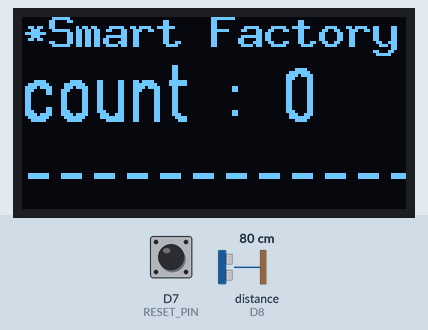
This sketch was run on a simulated ESP8266 (NodeMCU). On the bench: 128×64 one-colour display. Wiring (inferred from the names in the program): ultrasonic range finder: trigger GPIO 3; echo D8. The inputs (shaded band) are chosen by the test bench; at power-on: distance to the obstacle (sensor on D8) 80 cm, D7 (RESET_PIN) HIGH. The echo pulse lasts 58.3 µs per cm; what the sketch prints to the serial monitor is not drawn.

Above: at 1.2 s.
1.3 s: distance to the obstacle (sensor on D8) set to 34 cm
2.8 s: distance to the obstacle (sensor on D8) set to 28 cm
At 3.6 s:
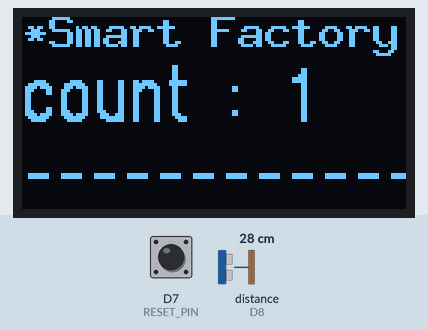
5.3 s: D7 (RESET_PIN) pulled LOW for 1 s
At 7.7 s:
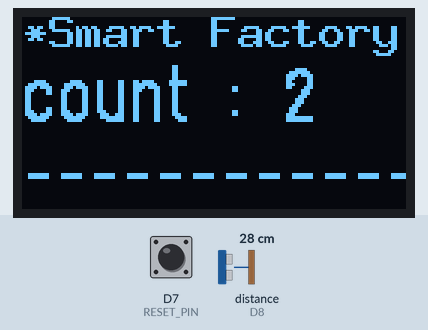
Timing chart, 0 to 9.2 s (numbered marks = the images above; inputs shaded):
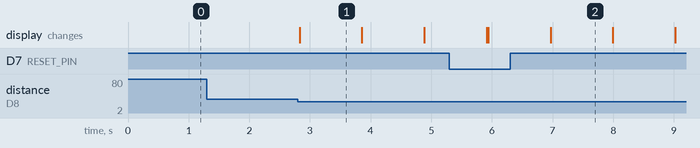

The sketch:

smart_factory.ino
```cpp
/******************************************************************************************
* FileName: smart_factory
* Description : 스마트팩토리 카운터 코딩키트(초음파 센서 버전)
* Author : 위대원
* Created Date : 2021.09.17
* Reference :
* modified : 2021.09.14 : WDW : 최초 작성
******************************************************************************************/


#include "oled_u8g2.h"
OLED_U8G2 oled;
int RESET_PIN = D7;                     // 카운트 리셋핀 (D7 = 파란 버튼)
int TRIG = D9;                          // TRIG 핀 설정 (초음파 보내는 핀)
int ECHO = D8;                          // ECHO 핀 설정 (초음파 받는 핀)

int count = 0;                          // 카운터용 변수
char temp_buffer[255] = {0, };          // 포멧팅용 임시 버퍼
int pre_time = 0;                       // 이전에 물건이 지나간 시간

void oled_show(int count)
{
  sprintf(temp_buffer, "count : %d", count);
  oled.setLine(1, "*Smart Factory");
  oled.setLine(2, temp_buffer);
  oled.setLine(3, "-------------");
  oled.display();
}

void setup()
{
  Serial.begin(115200);                 // 시리얼 통신 준비
  oled.setup();                         // OLED 셋업
  pinMode(TRIG, OUTPUT);                // 초음파 송신, 핀모드설정
  pinMode(ECHO, INPUT);                 // 초음파 수신, 핀모드설정
  pinMode(RESET_PIN, INPUT);            // 리셋버튼, 핀모드설정

  oled_show(count);
}

void loop()
{
  long duration, distance;
  digitalWrite(TRIG, LOW);
  delayMicroseconds(2);
  digitalWrite(TRIG, HIGH);
  delayMicroseconds(10);
  digitalWrite(TRIG, LOW);

  duration = pulseIn (ECHO, HIGH);    // 물체에 반사되어돌아온 초음파의 시간을 저장
  distance = duration * 17 / 1000;    // 측정된 값을 Cm 로 변환하기 위해 공식을 대입
  Serial.println(distance);

  if(distance < 30)
  {
    int now_time = millis();
    if(now_time - pre_time > 500)
    {
      count += 1;

      Serial.print("count : ");
      Serial.println(count);

      oled_show(count);
      delay(1000);

      pre_time = now_time;
    }
  }

  if(digitalRead(RESET_PIN) == LOW)
  {
    Serial.println("reset count");
    count = 0;
    oled_show(count);
  }
}


//┌────────────────────────────────┐
//│                                                    │
//│     (주)한국공학기술연구원 http://et.ketri.re.kr       │
//│                                                    │
//└────────────────────────────────┘
```

oled_u8g2.cpp
```cpp
/**********************************************************************************
 * Author : SCS
 * Date : 2018.09.30
 * Description : SSD1306 OLED Display
 * Reference: FontUsage.ino in u8g2 examples
 **********************************************************************************/

#include "oled_u8g2.h"

#include <Arduino.h>

#include <U8g2lib.h>
#include <String>

#ifdef U8X8_HAVE_HW_SPI
#include <SPI.h>
#endif
#ifdef U8X8_HAVE_HW_I2C
#include <Wire.h>
#endif

// 2018.09.05 : SCS
// U8g2 Contructor (Frame Buffer)

// Slow
//U8G2_SSD1306_128X64_NONAME_F_SW_I2C u8g2(U8G2_R0, /* clock=*/ 22, /* data=*/ 21, /* reset=*/ U8X8_PIN_NONE);
// Fast
U8G2_SSD1306_128X64_NONAME_F_HW_I2C u8g2(U8G2_R0, /* reset=*/ U8X8_PIN_NONE);

// End of constructor

//=================================================================================
OLED_U8G2::OLED_U8G2()
//=================================================================================
{
	lineString[0] = "";
	lineString[1] = "";
	lineString[2] = "";
}

//=================================================================================
void OLED_U8G2::setup(void)
	//=================================================================================
{
  u8g2.begin();
  u8g2.clearBuffer();          // clear the internal memory
}

//=================================================================================
void OLED_U8G2::setLine(int line, String buffer)
//=================================================================================
{
  if (line < 1 || line > 3) return;
  lineString[line - 1] = buffer;
}

//=================================================================================
void OLED_U8G2::display()
//=================================================================================
{
	// Clear
  u8g2.clearBuffer();          // clear the internal memory

  // First line
  u8g2.setFont(u8g2_font_9x15B_tf);

  u8g2.setCursor(0,10);
  u8g2.print(lineString[0]);

  // Second line
  u8g2.setFont(u8g2_font_logisoso18_tf );

  u8g2.setCursor(0,35);
  u8g2.print(lineString[1]);

  // Third line
  u8g2.setCursor(0,60);
  u8g2.print(lineString[2]);

  // Display
  u8g2.sendBuffer();					// transfer internal memory to the display
}

//=================================================================================
// End of Line
//=================================================================================
```

oled_u8g2.h
```cpp
/**********************************************************************************
 * Author : SCS
 * Date : 2018.09.30
**********************************************************************************/

#ifndef OLED_U8G2_H
#define OLED_U8G2_H

#include <Arduino.h>
#include <String>

class OLED_U8G2{

private:
  String lineString[3];

public:
	OLED_U8G2();
	void setup(void);
	void setLine(int line, String buffer);
	void display();
};

#endif

//=================================================================================
// End of Line
//=================================================================================
```

Measured:
- after the input at 1.3 s, every drawn part: stays the same
- after the input at 2.8 s, the display: changes at once (image 1)
- what the display in image 1 shows lasts 1.1 s, from 2.8 s to 3.9 s
